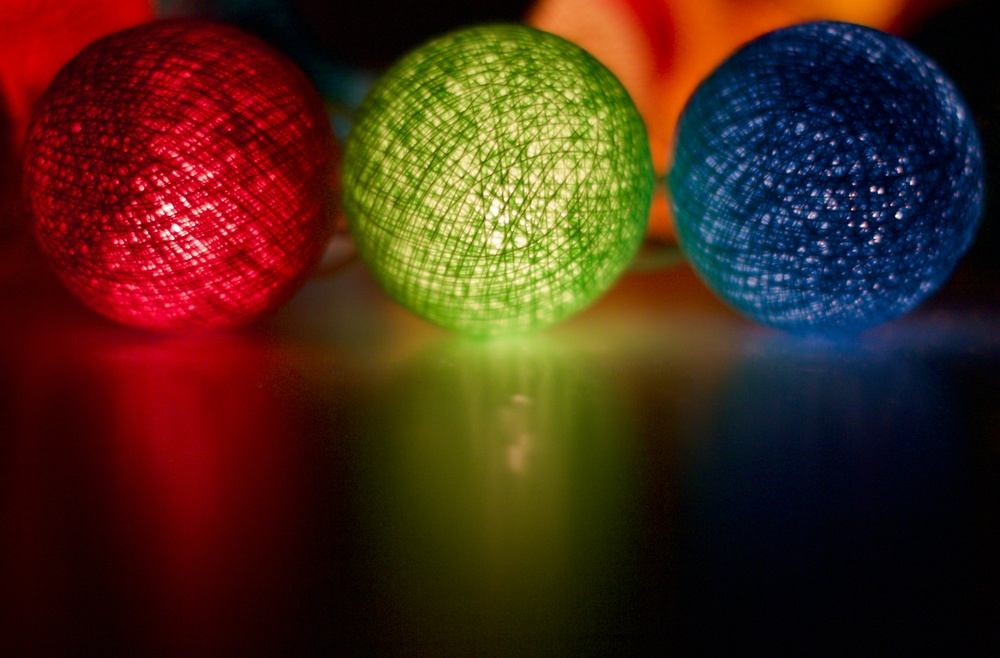
#> input picture Lab-1/images/color.jpg, 1000 x 658 px, shrunk from 4950 x 3259 before the run, found by its file name
$ python RGB2GREY.py
#> lines starting #> are read from the running program, lines starting #| are printed output that depends on the picture

import cv2
import numpy as np

image = cv2.imread("lab-1/images/color.jpg")
#> image is the input picture: shape (658, 1000, 3); mean B, G, R 24.8, 41.5, 71

B = image[:, :, 0]
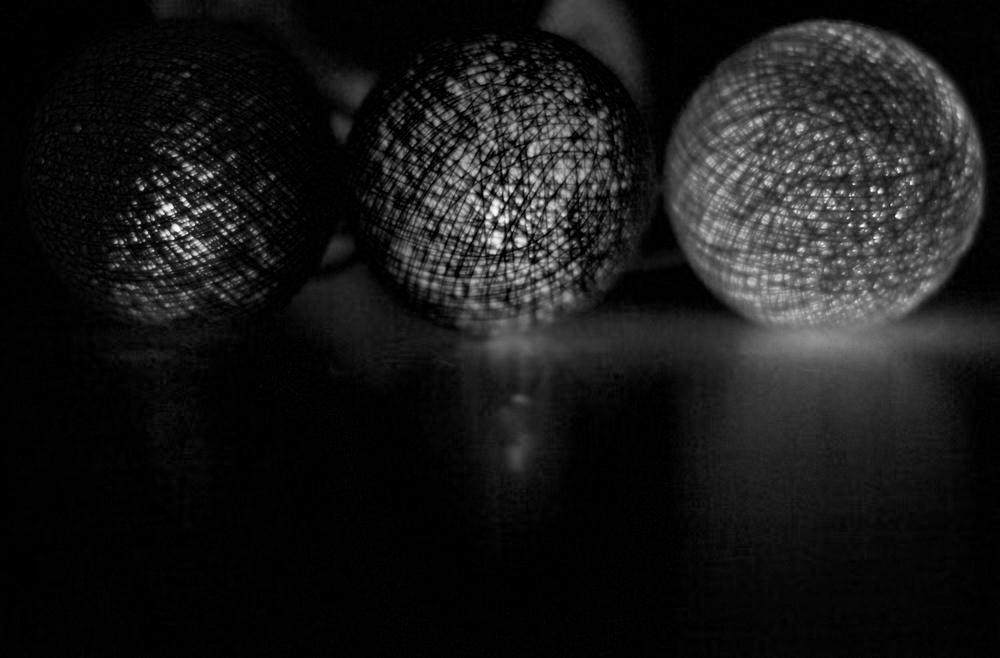
#> B: shape (658, 1000); min 0, max 255, mean 24.8
G = image[:, :, 1]
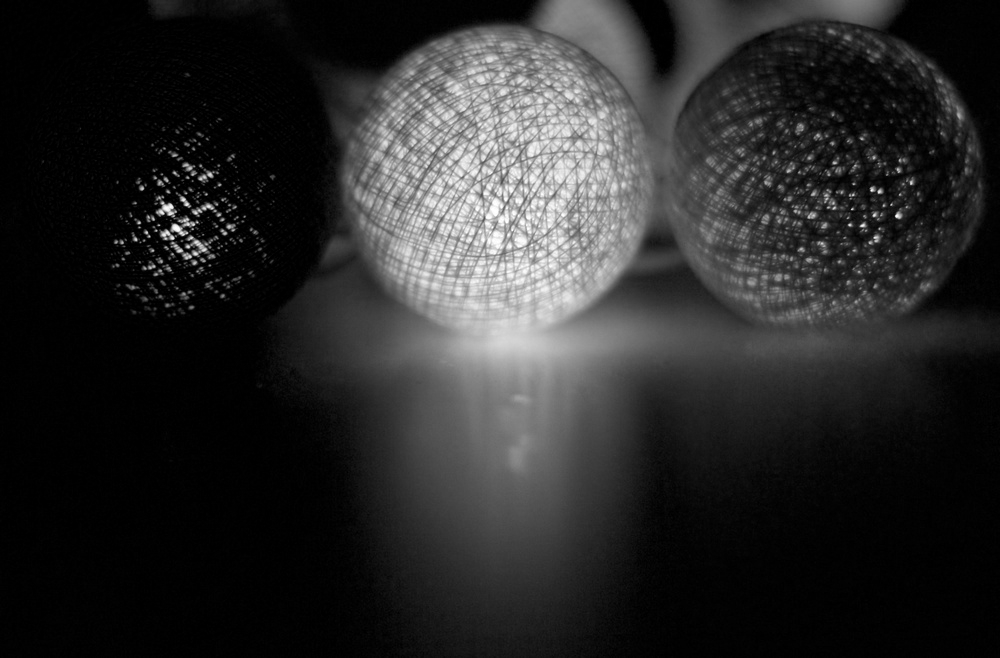
#> G: shape (658, 1000); min 0, max 255, mean 41.5
R = image[:, :, 2]
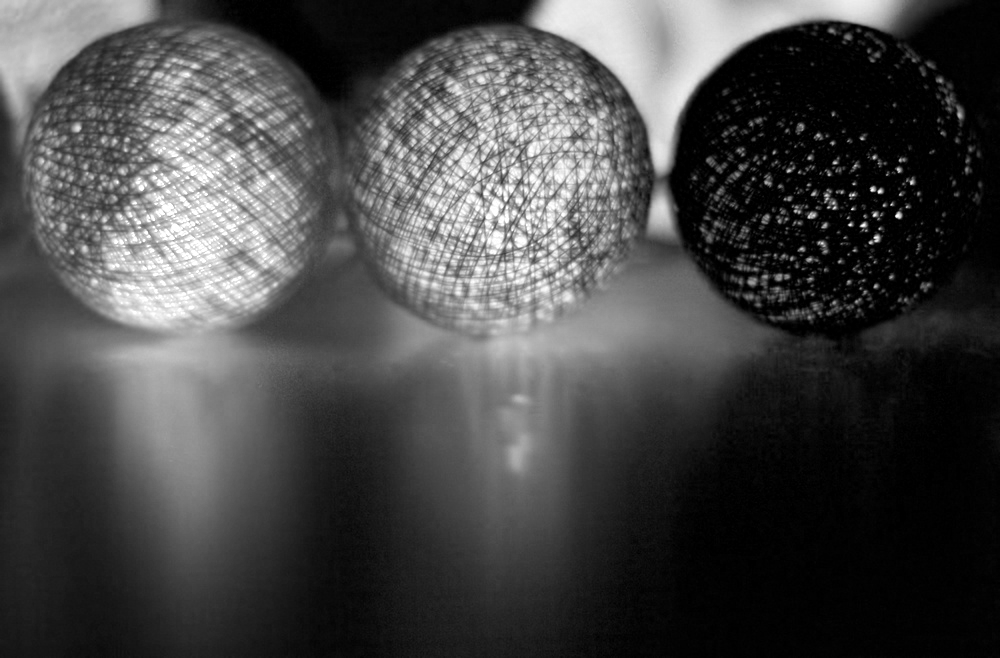
#> R: shape (658, 1000); min 0, max 255, mean 71

gray = 0.299 * R + 0.587 * G + 0.114 * B
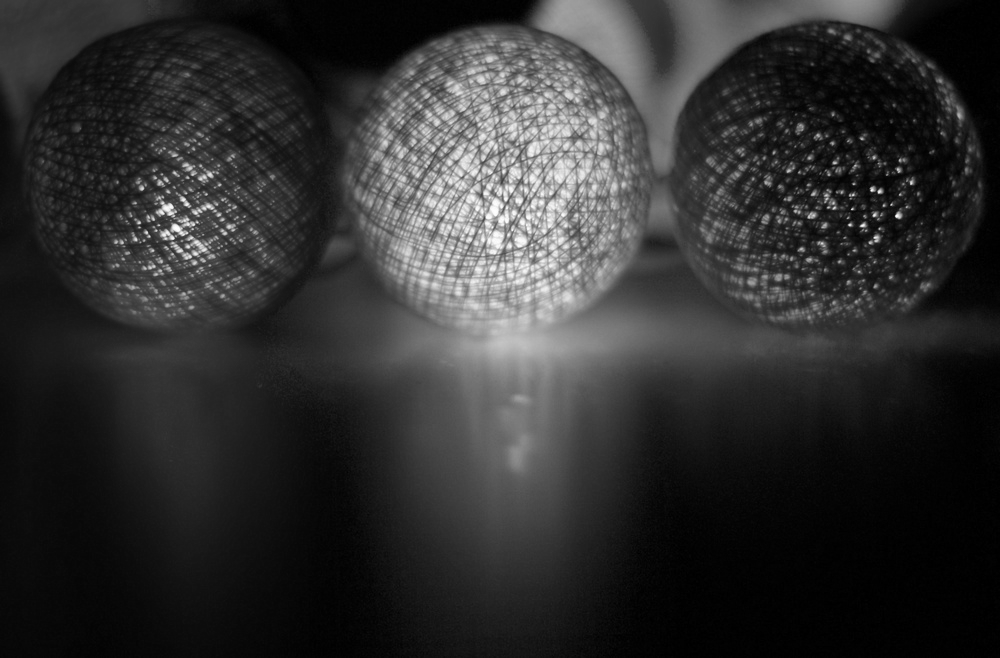
#> gray: shape (658, 1000) float64; min 0, max 254.8, mean 48.4

gray = gray.astype(np.uint8)

cv2.imshow("Original", image)
cv2.imshow("Grayscale", gray)

cv2.imwrite("lab-1/images/grey.jpg", gray)

cv2.waitKey(0)
cv2.destroyAllWindows()
